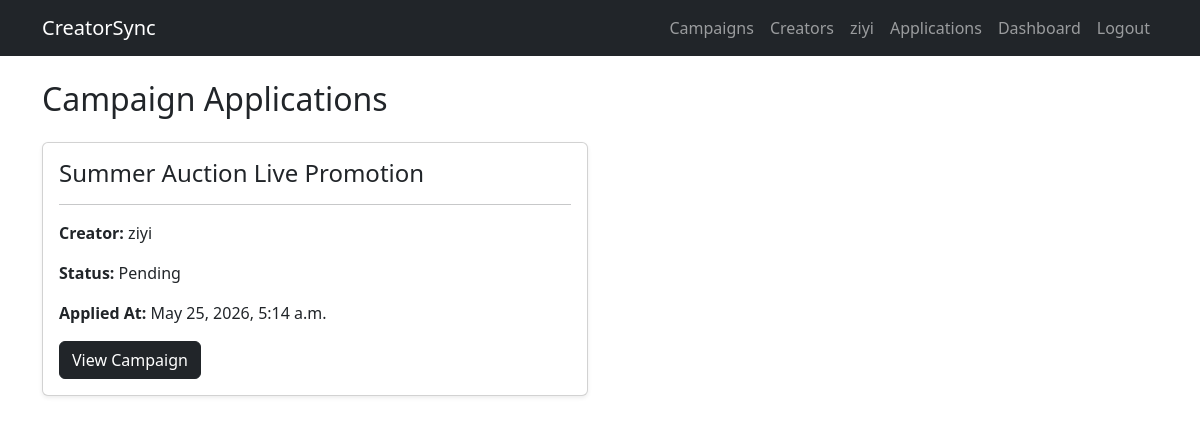
/applications (signed in), run on the app's committed database.
### creatorsync/models.py (models this page shows, shortened)
class Application(models.Model):
    creator = models.ForeignKey(User, on_delete=models.CASCADE)
    campaign = models.ForeignKey(Campaign, on_delete=models.CASCADE)
    status = models.CharField(max_length=50, default="Pending")
    applied_at = models.DateTimeField(auto_now_add=True)

class Campaign(models.Model):
    brand = models.ForeignKey(User, on_delete=models.CASCADE)
    title = models.CharField(max_length=200)
    description = models.TextField()
    budget = models.DecimalField(max_digits=10, decimal_places=2)
    deadline = models.DateField()
    status = models.CharField(max_length=50)
    created_at = models.DateTimeField(auto_now_add=True)

### creatorsync/views.py (the view)
# urls.py: path("applications", views.applications_view, name="applications"),
@login_required
def applications_view(request):
    applications = Application.objects.all()
    return render(request, "creatorsync/applications.html", {
        "applications": applications
    })

### creatorsync/templates/creatorsync/applications.html
{% extends "creatorsync/layout.html" %}
{% block body %}
<h2 class="mb-4">
    Campaign Applications
</h2>
<div class="row">
    {% for application in applications %}
        <div class="col-md-6 mb-4">
            <div class="card shadow-sm h-100">
                <div class="card-body">
                    <h4 class="card-title">
                        {{ application.campaign.title }}
                    </h4>
                    <hr>
                    <p>
                        <strong>Creator:</strong>
                        {{ application.creator.username }}
                    </p>
                    <p>
                        <strong>Status:</strong>
                        {{ application.status }}
                    </p>
                    <p>
                        <strong>Applied At:</strong>
                        {{ application.applied_at }}
                    </p>
                    <a
                        href="{% url 'campaign_detail' application.campaign.id %}"
                        class="btn btn-dark"
                    >
                        View Campaign
                    </a>
                </div>
            </div>
        </div>
    {% empty %}
        <p>
            No applications yet.
        </p>
    {% endfor %}
</div>
{% endblock %}

### creatorsync/templates/creatorsync/layout.html (shortened to what this page needs)
{% load static %}
<!DOCTYPE html>
<html lang="en">
<head>
    <link
        href="https://cdn.jsdelivr.net/npm/bootstrap@5.3.3/dist/css/bootstrap.min.css"
        rel="stylesheet"
    >
    <link
        href="{% static 'creatorsync/styles.css' %}"
        rel="stylesheet"
    >
</head>
<body>
    <nav class="navbar navbar-expand-lg navbar-dark bg-dark">
        <div class="container">
            <a class="navbar-brand" href="{% url 'index' %}">
                CreatorSync
            </a>
            <div class="collapse navbar-collapse" id="navbarNav">
                <ul class="navbar-nav ms-auto">
                    <li class="nav-item">
                        <a class="nav-link" href="{% url 'campaigns' %}">
                            Campaigns
                        </a>
                    </li>
                        <li class="nav-item">
                            <a class="nav-link" href="{% url 'creators' %}">
                                Creators
                            </a>
                        </li>
                    {% if user.is_authenticated %}
                        <li class="nav-item">
                            <a class="nav-link" href="{% url 'profile' %}">
                                {{ user.username }}
                            </a>
                        </li>
                    <li class="nav-item">
                            <a class="nav-link" href="{% url 'applications' %}">
                                Applications
                            </a>
                        </li>
                       <li class="nav-item">
                           <a class="nav-link"
                              href="{% url 'dashboard' %}"
                            >
                              Dashboard
                           </a>
                      </li>
                        <li class="nav-item">
                            <a class="nav-link" href="{% url 'logout' %}">
                                Logout
                            </a>
                        </li>
                    {% endif %}
                </ul>
            </div>
        </div>
    </nav>
    <div class="container mt-4">
        {% block body %}
        {% endblock %}
    </div>
</body>
</html>

### data on the page
Application: campaign "Summer Auction Live Promotion", creator.username "ziyi", status "Pending", applied_at "May 25, 2026, 5:14 a.m."

### other printed values
{{ user.username }} "ziyi"
